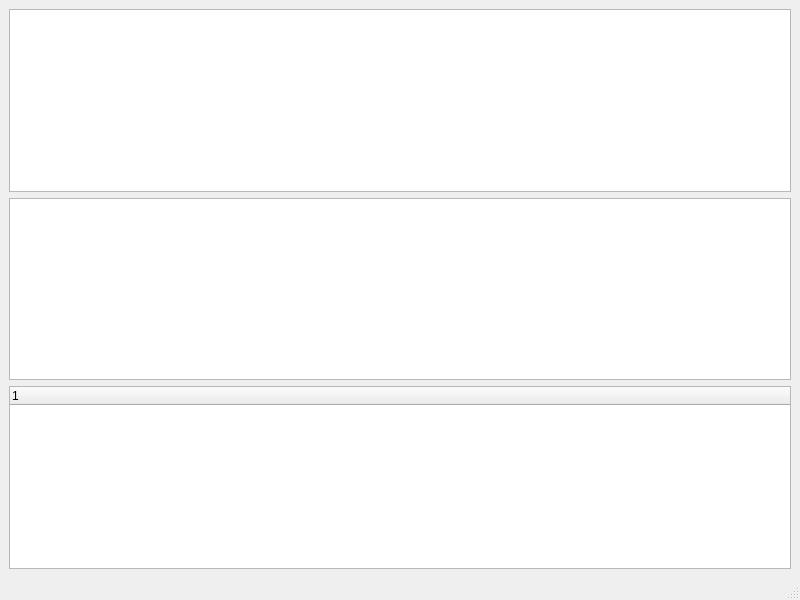
<?xml version="1.0" encoding="UTF-8"?>
<ui version="4.0">
 <class>MainWindow</class>
 <widget class="QMainWindow" name="MainWindow">
  <property name="geometry">
   <rect>
    <x>0</x>
    <y>0</y>
    <width>800</width>
    <height>600</height>
   </rect>
  </property>
  <property name="windowTitle">
   <string>MainWindow</string>
  </property>
  <widget class="QWidget" name="centralwidget">
   <layout class="QVBoxLayout" name="verticalLayout">
    <item>
     <widget class="QListWidget" name="listWidget"/>
    </item>
    <item>
     <widget class="QTableWidget" name="tableWidget"/>
    </item>
    <item>
     <widget class="QTreeWidget" name="treeWidget">
      <column>
       <property name="text">
        <string notr="true">1</string>
       </property>
      </column>
     </widget>
    </item>
   </layout>
  </widget>
  <widget class="QMenuBar" name="menubar">
   <property name="geometry">
    <rect>
     <x>0</x>
     <y>0</y>
     <width>800</width>
     <height>20</height>
    </rect>
   </property>
  </widget>
  <widget class="QStatusBar" name="statusbar"/>
 </widget>
 <resources/>
 <connections/>
</ui>
